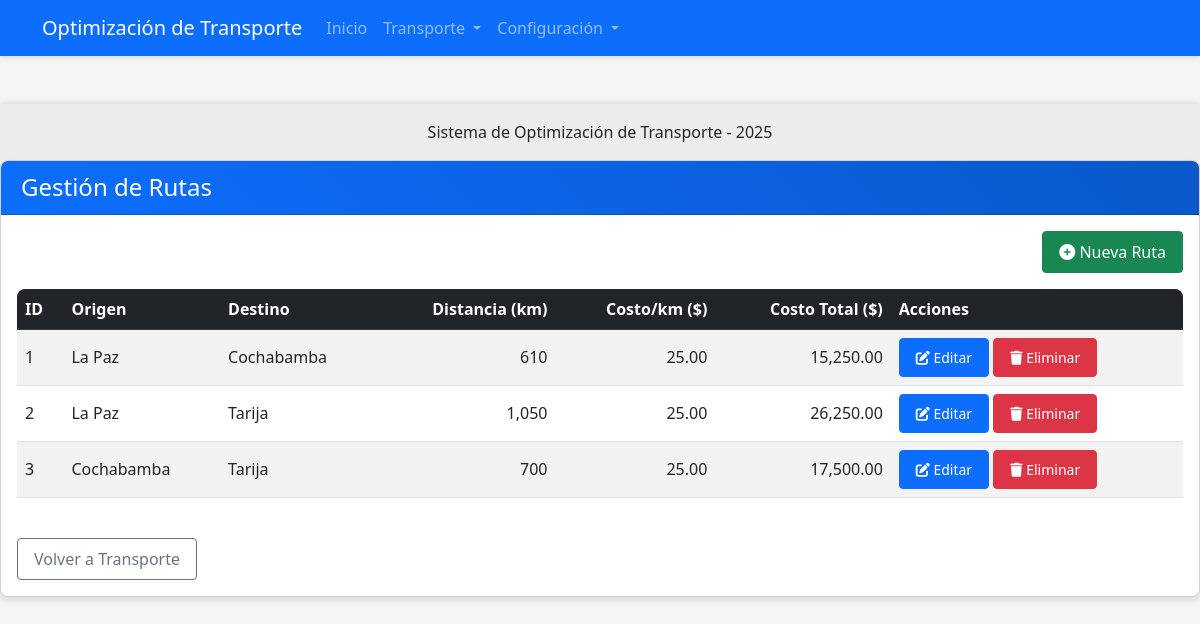
The page /proyecto_transporte/public/index.php?controller=ruta on the database its author committed.
### tables this page shows
CREATE TABLE `rutas` (
  `id` int(11) NOT NULL,
  `origen_id` int(11) NOT NULL,
  `destino_id` int(11) NOT NULL,
  `distancia` int(11) NOT NULL,
  `costo_km` decimal(10,2) NOT NULL,
  `created_at` timestamp NOT NULL DEFAULT current_timestamp()
);

CREATE TABLE `ciudades` (
  `id` int(11) NOT NULL,
  `nombre` varchar(100) NOT NULL,
  `created_at` timestamp NOT NULL DEFAULT current_timestamp()
);

### proyecto_transporte/controllers/RutaController.php (called while the page is built, shortened)
<?php
$serverRoot = $_SERVER['DOCUMENT_ROOT'];
$projectFolder = '/proyecto_transporte';
$projectRoot = $serverRoot . $projectFolder;
require_once $projectRoot . '../models/RutaModel.php';
class RutaController {
    private $rutaModel;
    public function __construct() {
        $this->rutaModel = new RutaModel();
    }
    public function index() {
        $rutas = $this->rutaModel->getAll();
        include_once BASE_PATH . '/views/layouts/main.php';
        include_once BASE_PATH . '/views/ruta/index.php';
    }
}
?>

### proyecto_transporte/models/RutaModel.php (called while the page is built, shortened)
<?php
$serverRoot = $_SERVER['DOCUMENT_ROOT'];
$projectFolder = '/proyecto_transporte';
$projectRoot = $serverRoot . $projectFolder;
require_once $projectRoot . '/config/database.php';
class RutaModel {
    private $conn;
    private $table_name = "rutas";
    public function __construct() {
        $database = new Database();
        $this->conn = $database->getConnection();
    }
    public function getAll() {
        $query = "SELECT r.id, r.origen_id, r.destino_id, r.distancia, r.costo_km, r.created_at,
                        o.nombre as origen_nombre, d.nombre as destino_nombre
                  FROM " . $this->table_name . " r
                  LEFT JOIN ciudades o ON r.origen_id = o.id
                  LEFT JOIN ciudades d ON r.destino_id = d.id
                  ORDER BY r.id";
        $stmt = $this->conn->prepare($query);
        $stmt->execute();
        return $stmt;
    }
}
?>

### proyecto_transporte/config/database.php (called while the page is built, shortened)
<?php
class Database {
    private $host = 'localhost';
    private $db_name = 'transporte_optimizacion';
    private $username = 'root';
    private $password = '';
    public function getConnection() {
        $this->conn = null;
        try {
            $this->conn = new PDO(
                "mysql:host={$this->host};dbname={$this->db_name}",
                $this->username,
                $this->password
            );
            $this->conn->setAttribute(PDO::ATTR_ERRMODE, PDO::ERRMODE_EXCEPTION);
            $this->conn->exec("set names utf8");
        } catch(PDOException $e) {
            echo "Error de conexión: " . $e->getMessage();
        }
        return $this->conn;
    }
}
?>

### proyecto_transporte/views/ruta/index.php (the view, shortened to what this page needs)
<div class="row">
    <div class="col-md-12">
        <div class="card">
            <div class="card-header bg-primary text-white">
                <h4 class="mb-0">Gestión de Rutas</h4>
            </div>
            <div class="card-body">
                <div class="d-flex justify-content-end mb-3">
                    <a href="index.php?controller=ruta&action=create" class="btn btn-success">
                        <i class="fas fa-plus-circle"></i> Nueva Ruta
                    </a>
                </div>
                <div class="table-responsive">
                    <table class="table table-striped table-hover">
                        <thead class="table-dark">
                            <tr>
                                <th>ID</th>
                                <th>Origen</th>
                                <th>Destino</th>
                                <th class="text-end">Distancia (km)</th>
                                <th class="text-end">Costo/km ($)</th>
                                <th class="text-end">Costo Total ($)</th>
                                <th>Acciones</th>
                            </tr>
                        </thead>
                        <tbody>
                            <?php
                            while ($row = $rutas->fetch(PDO::FETCH_ASSOC)) {
                                $costoTotal = $row['distancia'] * $row['costo_km'];
                            ?>
                                <tr>
                                    <td><?php echo $row['id']; ?></td>
                                    <td><?php echo $row['origen_nombre']; ?></td>
                                    <td><?php echo $row['destino_nombre']; ?></td>
                                    <td class="text-end"><?php echo number_format($row['distancia']); ?></td>
                                    <td class="text-end"><?php echo number_format($row['costo_km'], 2); ?></td>
                                    <td class="text-end"><?php echo number_format($costoTotal, 2); ?></td>
                                    <td>
                                        <a href="index.php?controller=ruta&action=edit&id=<?php echo $row['id']; ?>" class="btn btn-sm btn-primary">
                                            <i class="fas fa-edit"></i> Editar
                                        </a>
                                        <button type="button" class="btn btn-sm btn-danger" data-bs-toggle="modal" data-bs-target="#deleteModal<?php echo $row['id']; ?>">
                                            <i class="fas fa-trash"></i> Eliminar
                                        </button>
                                    </td>
                                </tr>
                            <?php
                            }
                            ?>
                        </tbody>
                    </table>
                </div>
                <div class="d-flex justify-content-between mt-4">
                    <a href="index.php?controller=transporte" class="btn btn-outline-secondary">Volver a Transporte</a>
                </div>
            </div>
        </div>
    </div>
</div>

### proyecto_transporte/public/css/style.css (style rules this page uses)
body { background-color: #f5f5f5; font-family: 'Segoe UI', Tahoma, Geneva, Verdana, sans-serif; }
.card { box-shadow: 0 4px 6px rgba(0, 0, 0, 0.1); margin-bottom: 20px; border-radius: 8px; overflow: hidden; transition: transform 0.3s ease; }
.card-header { font-weight: bold; padding: 12px 20px; }
.btn { border-radius: 4px; padding: 8px 16px; font-weight: 500; }
.btn-primary { background-color: #0d6efd; border-color: #0d6efd; }
.table th, .table td { vertical-align: middle; }
.table-responsive { border-radius: 8px; overflow: hidden; }
.card-header.bg-primary { background: linear-gradient(45deg, #0d6efd, #0a58ca); }

### rows shown on the page
rutas: id "1", origen.nombre "La Paz", destino.nombre "Cochabamba", distancia "610", costo_km "25.00", costoTotal "15,250.00"
rutas: id "2", origen.nombre "La Paz", destino.nombre "Tarija", distancia "1,050", costo_km "25.00", costoTotal "26,250.00"
rutas: id "3", origen.nombre "Cochabamba", destino.nombre "Tarija", distancia "700", costo_km "25.00", costoTotal "17,500.00"
